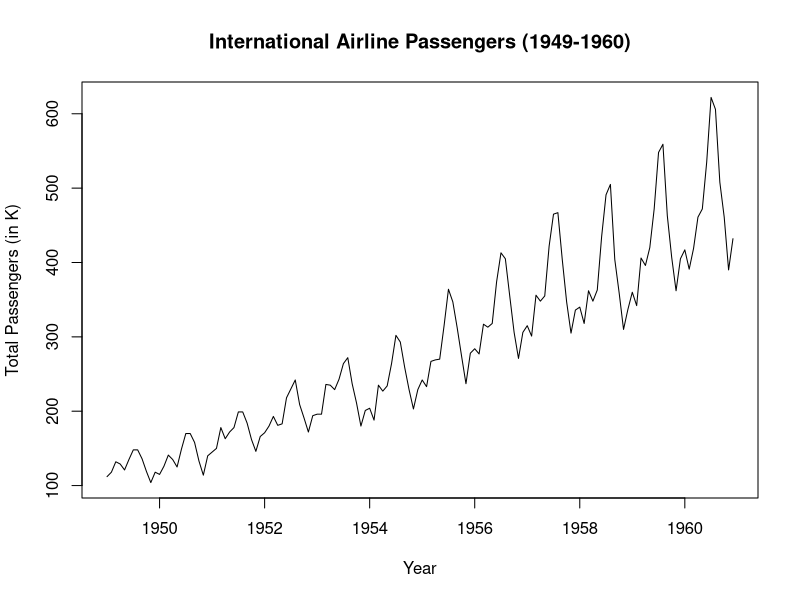
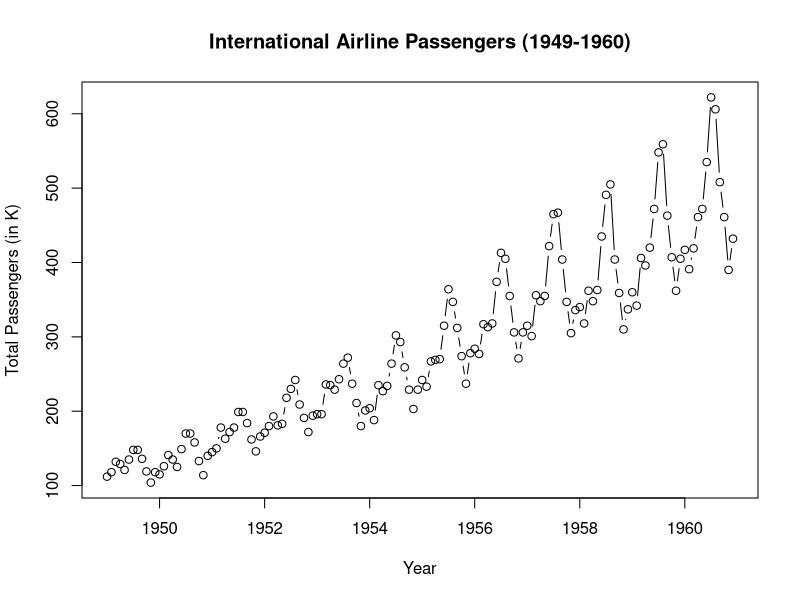
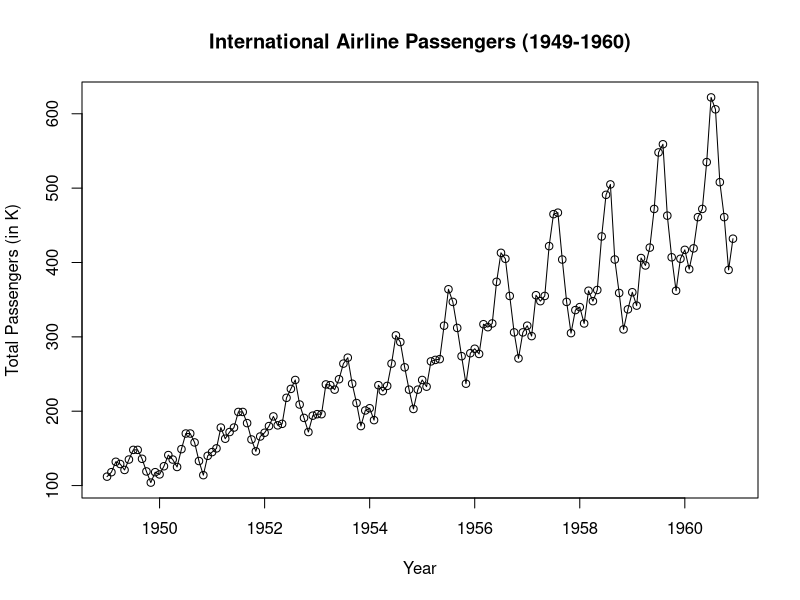
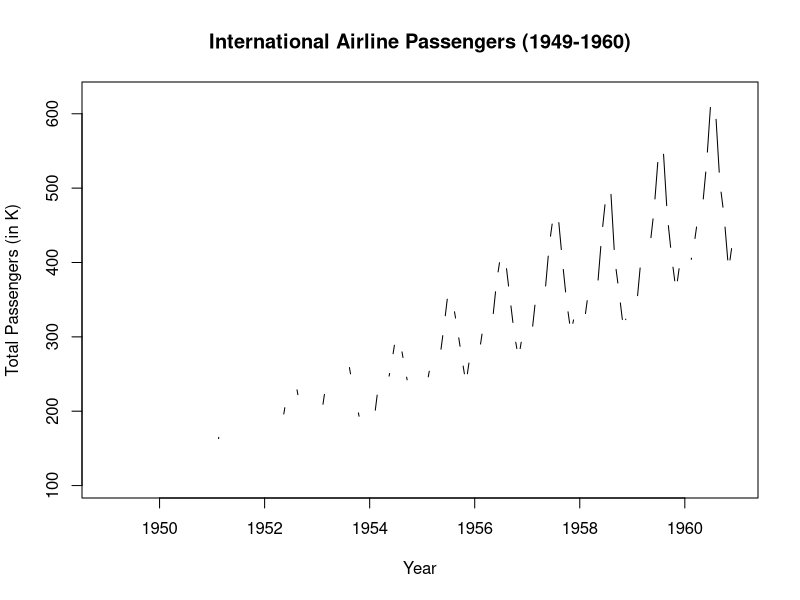
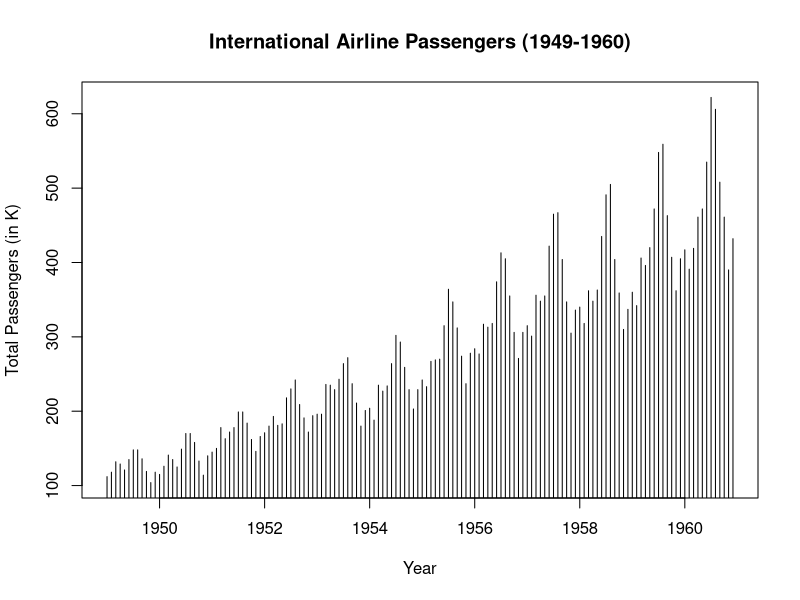
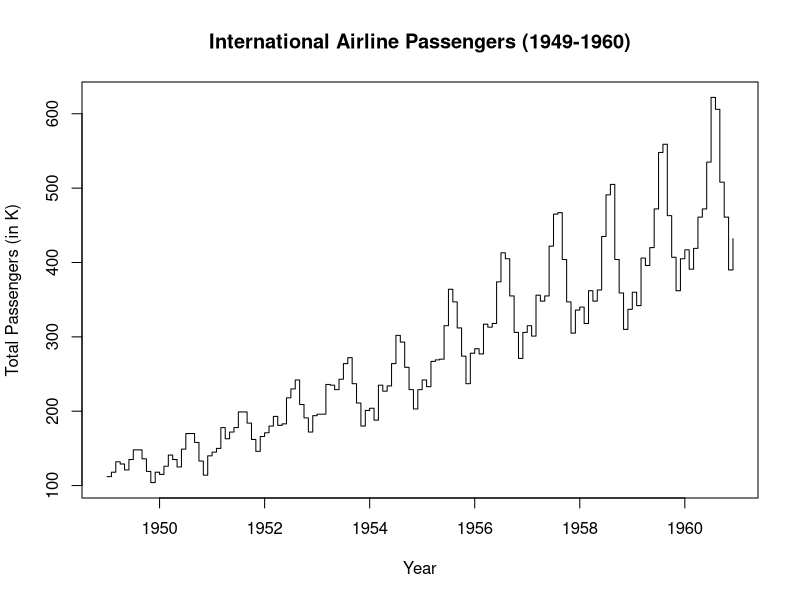

The R script that drew these images, in order:
# Line Chart 

plots_path = "02_Visualization/01_Basic Charts/01_Line Chart//"

# Load the Air Passengers Data Set
data(AirPassengers)

# Let's put common data for reuse
title = "International Airline Passengers (1949-1960)"
x_label = "Year"
y_label = "Total Passengers (in K)"

# These two lines to save the plot as image file
file1 = paste(plots_path,"line_plot.png")
png(file1)
# Create the line plot
plot(AirPassengers, type = "l", main = title, xlab = x_label, ylab = y_label)

# Create the line plot with points 
file2 = paste(plots_path,"line_plot_with_points.png")
png(file2)
plot(AirPassengers, type = "b", main = title, xlab = x_label, ylab = y_label)

# Create the line plot with points over plotted
file3 = paste(plots_path,"line_plot_with_points_overplotted.png")
png(file3)
plot(AirPassengers, type = "o", main = title, xlab = x_label, ylab = y_label)

# Create the line plot without points
file4 = paste(plots_path,"line_plot_without_points.png")
png(file4)
plot(AirPassengers, type = "c", main = title, xlab = x_label, ylab = y_label)

# Create the line plot like Histogram
file5 = paste(plots_path,"line_plot_like_histogram.png")
png(file5)
plot(AirPassengers, type = "h", main = title, xlab = x_label, ylab = y_label)

# Create the line plot like stair steps
file6 = paste(plots_path,"line_plot_like_stair_steps.png")
png(file6)
plot(AirPassengers, type = "s", main = title, xlab = x_label, ylab = y_label)

# Close the current graphic device
dev.off()






